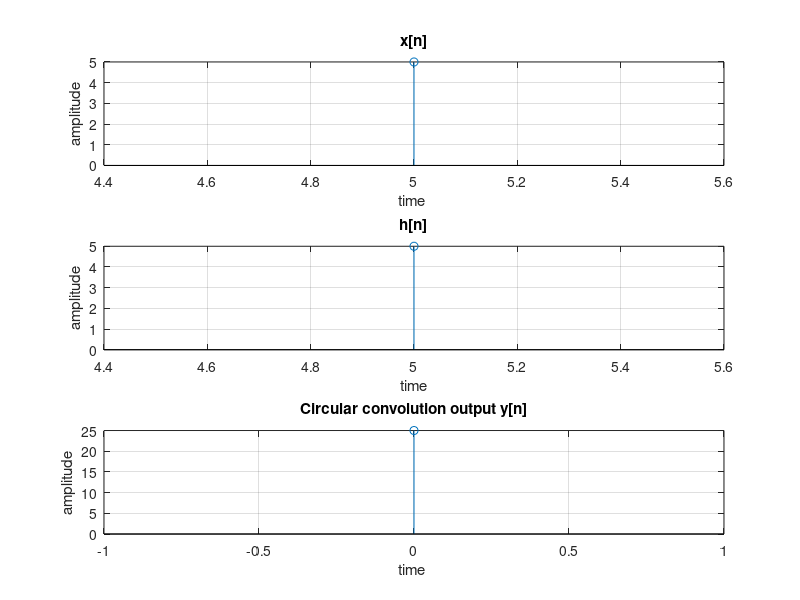
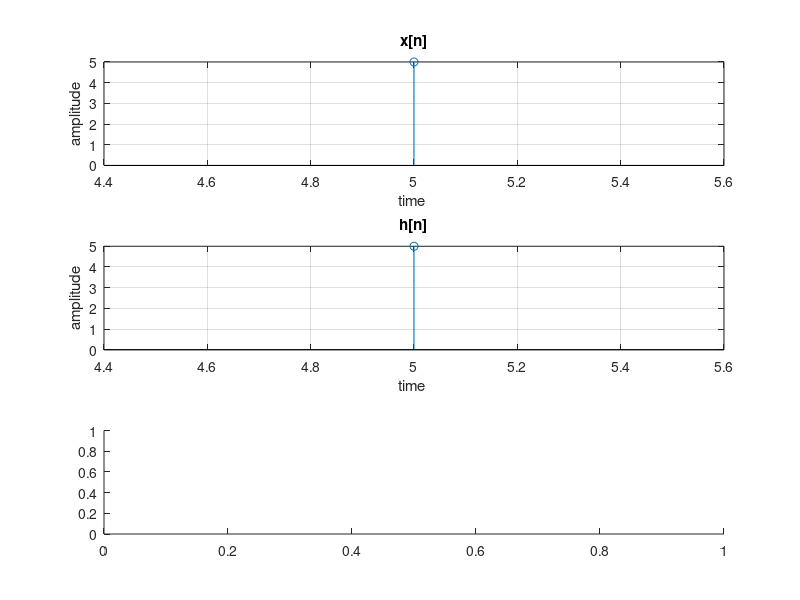

Write MATLAB code to recreate these figures, in order. (Note: this script raises an error after producing the figures.)
% Using FFT and IFFT
clc;
clear all;
close all;
x=input("Enter the elements in x[n]:");
x_ind=input("Enter the index of x[n]:");
h=input("Enter the elements in h[n]:");
h_ind=input("Enter the index of h[n]:");
figure;
subplot(3,1,1);
stem(x_ind,x);
title("x[n]");
xlabel("time ");
ylabel("amplitude");
grid;
subplot(3,1,2);
stem(h_ind,h);
title("h[n]");
xlabel("time");
ylabel("amplitude");
grid;
len_x=length(x);
len_h=length(h);
N=max(len_x,len_h);
new_x=[x zeros(1,N-len_x)];
new_h=[h zeros(1,N-len_h)];
x1=fft(new_x);
h1=fft(new_h);
y1=x1.*h1;
y=ifft(y1);
ny=0:N-1;
disp(y);
subplot(3,1,3);
stem(ny,y);
title("Circular convolution output y[n]");
xlabel("time ");
ylabel("amplitude");
grid;

% Using concentric circle method
clc;
clear all;
close all;
x=input("Enter the elements in x[n]:");
x_ind=input("Enter the index of x[n]:");
h=input("Enter the elements in h[n]:");
h_ind=input("Enter the index of h[n]:");
x1=x;
x=x(:,end:-1:1);
for i=1:length(x)
 x=[x(end) x(1:end-1)];
 y(i)=sum(x.*h);
end
disp(y);
figure;
subplot(3,1,1);
stem(x_ind,x1);
title("x[n]");
xlabel("time ");
ylabel("amplitude");
grid;
subplot(3,1,2);
stem(h_ind,h);
title("h[n]");
xlabel("time ");
ylabel("amplitude");
grid;
subplot(3,1,3);
Ny=0:3;
stem(Ny,y);
title("circular convolution output y[n]");
xlabel("time ");
ylabel("amplitude");
grid;

% Using matrix method
clc;
clear all;
close all;
x=input("Enter the elements in x[n]:");
x_ind=input("Enter the index of x[n]:");
h=input("Enter the elements in h[n]:");
h_ind=input("Enter the index of h[n]:");
hr=[];
h1=h;
h=h(:,end:-1:1);
for i=1:length(h);
 h=[h(end) h(1:end-1)];
 hr=[hr;h];
end
y=hr*x';
disp(y);
figure;
subplot(3,1,1);
stem(x_ind,x);
title("x[n]");
xlabel("time ");
ylabel("amplitude");
grid;
subplot(3,1,2);
stem(h_ind,h);
title("h[n]");
xlabel("time ");
ylabel("amplitude");
grid;
subplot(3,1,3);
Ny=0:3;
stem(Ny,y);
title("circular convolution output y[n]");
xlabel("time ");
ylabel("amplitude");
grid;